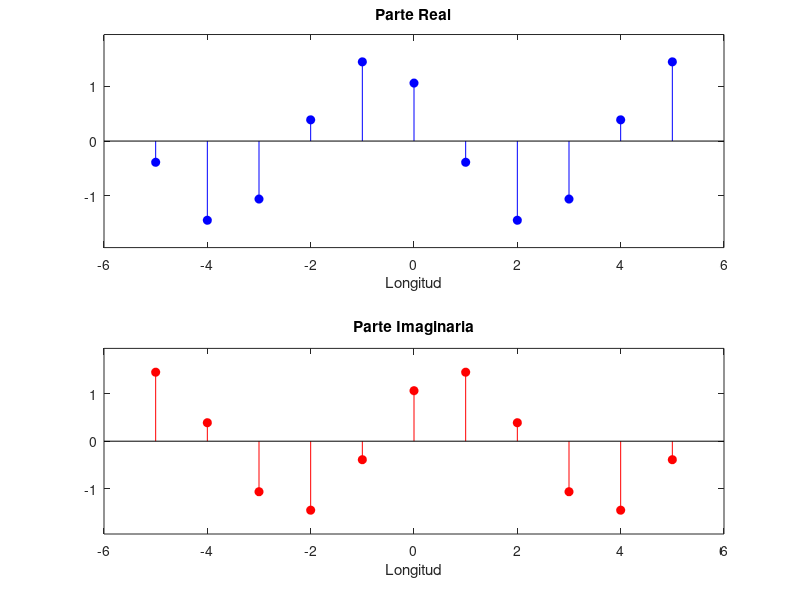

MATLAB code to generate this figure:
clear;clc;
A = 1.5;
omega = pi/3;
phi = pi/4;
n = -5:5;
x = A * exp(1j * (omega * n + phi));
real_part = real(x);
imag_part = imag(x);

figure;
subplot(2,1,1);
stem(n, real_part, 'b', 'filled');
xlabel('Longitud');
title('Parte Real');
subplot(2,1,2);
stem(n, imag_part, 'r', 'filled');
xlabel('Longitud');
title('Parte Imaginaria');

subplot(2,1,1);
ylim([min(real_part) - 0.5, max(real_part) + 0.5]);
subplot(2,1,2);
ylim([min(imag_part) - 0.5, max(imag_part) + 0.5]);
subplot(2,1,1);
pos = get(gca, 'Position');
pos(4) = pos(4) + 0.05;
set(gca, 'Position', pos);

